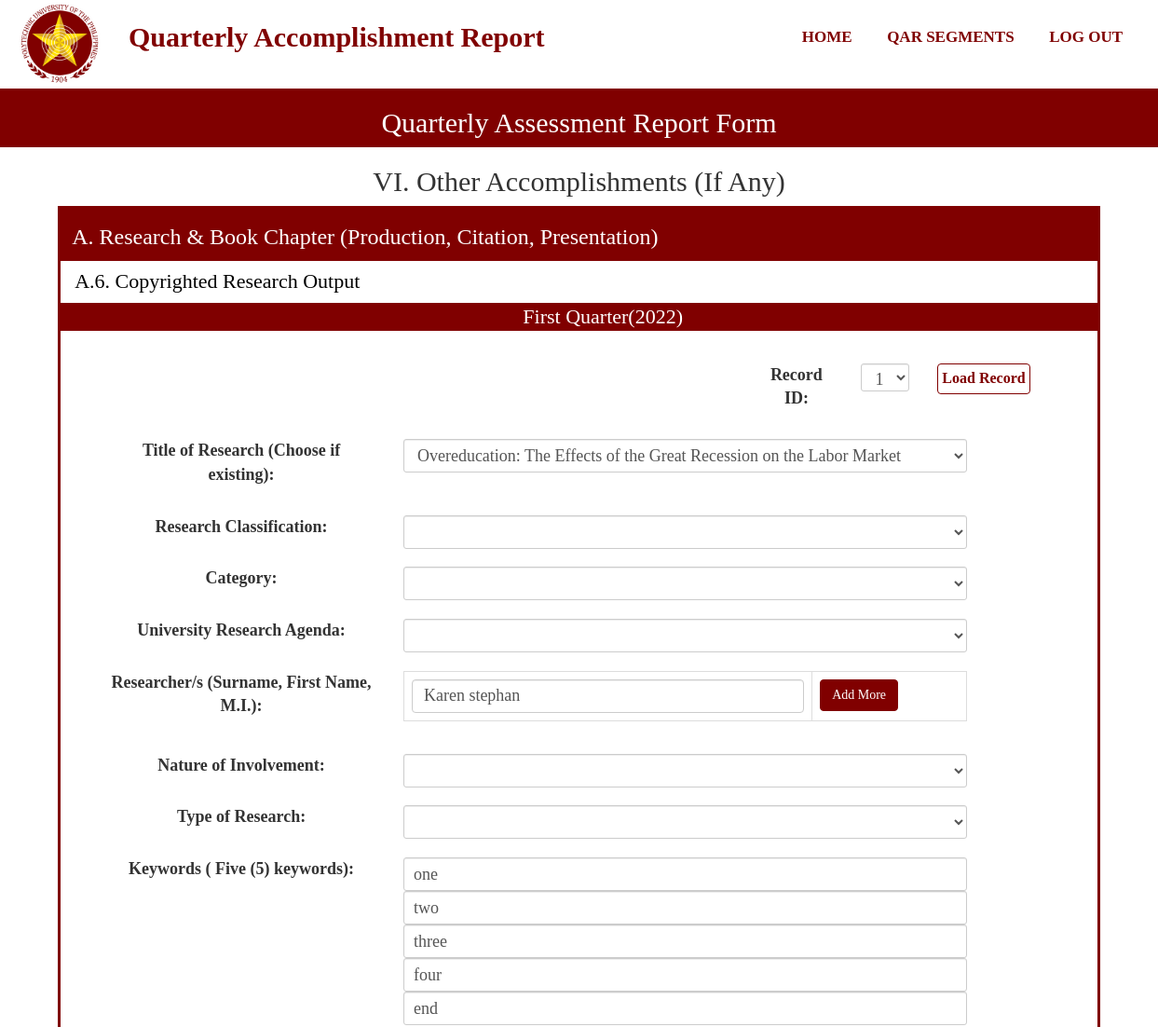
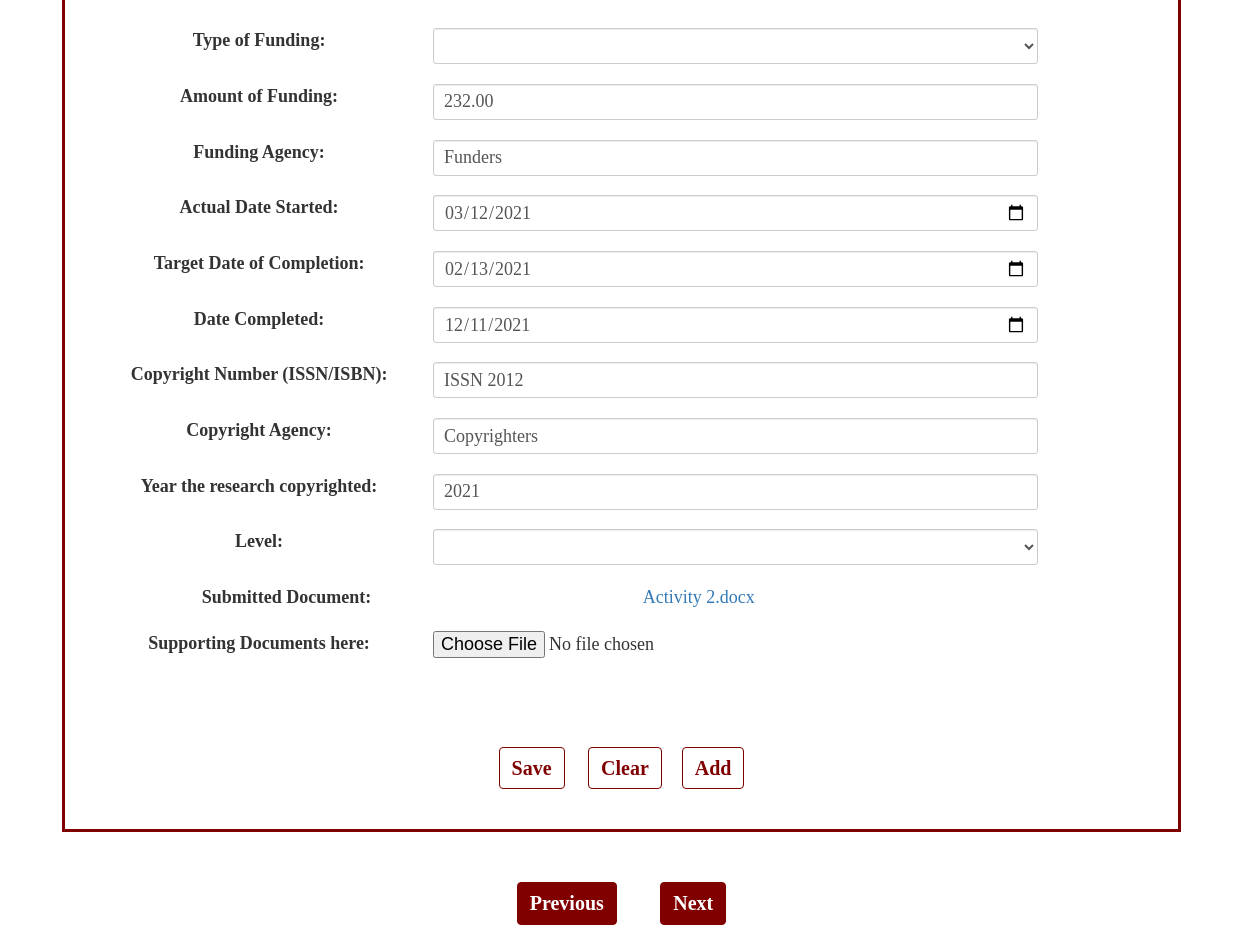
Page /CopyrightedOutput.php?Record=1 (signed in) on the committed database (2 pictures, top to bottom).
### tables this page shows
CREATE TABLE `quarter` (
  `QuarterId` bigint(11) NOT NULL,
  `QuarterPart` varchar(50) NOT NULL,
  `QuarterStart` date NOT NULL,
  `QuarterEnd` date NOT NULL,
  `QuarterProgress` varchar(50) NOT NULL,
  `YearId` bigint(20) NOT NULL
);

CREATE TABLE `schoolyear` (
  `YearId` bigint(20) NOT NULL,
  `SchoolYear` varchar(50) NOT NULL
);

CREATE TABLE `user` (
  `UserId` bigint(20) NOT NULL,
  `UserName` varchar(50) NOT NULL,
  `UserPassword` varchar(20) NOT NULL,
  `UserLevel` varchar(20) NOT NULL,
  `RealName` varchar(50) NOT NULL,
  `College` varchar(50) NOT NULL,
  `Faculty_id` bigint(20) NOT NULL,
  `UserEmail` varchar(100) NOT NULL,
  `code` int(11) NOT NULL,
  `UserPhoto` varchar(100) NOT NULL
);

CREATE TABLE `copyrightedoutput` (
  `CoId` bigint(20) NOT NULL,
  `SubmissionId` bigint(20) NOT NULL,
  `CoClass` varchar(100) NOT NULL,
  `CoCategory` varchar(100) NOT NULL,
  `CoAgenda` varchar(100) NOT NULL,
  `CoTitle` varchar(100) NOT NULL,
  `CoInvolve` varchar(100) NOT NULL,
  `CoType` varchar(100) NOT NULL,
  `CoFundType` varchar(100) NOT NULL,
  `CoFundAmount` varchar(100) NOT NULL,
  `CoFundAgency` varchar(100) NOT NULL,
  `CoDateStart` date NOT NULL,
  `CoDateTarget` date NOT NULL,
  `CoDateCompleted` date NOT NULL,
  `CoCopyrightNum` varchar(100) NOT NULL,
  `CoCopyrightAgency` varchar(100) NOT NULL,
  `CoCopyrightYear` varchar(100) NOT NULL,
  `CoLevel` varchar(100) NOT NULL,
  `CoFilename` varchar(100) NOT NULL,
  `CoTempName` varchar(100) NOT NULL,
  `RevStat` int(11) NOT NULL
);

CREATE TABLE `co_name` (
  `CoNameId` bigint(20) NOT NULL,
  `CoId` bigint(20) NOT NULL,
  `CoName` varchar(100) NOT NULL
);

CREATE TABLE `co_keywords` (
  `CoKeywordsId` bigint(20) NOT NULL,
  `CoId` bigint(20) NOT NULL,
  `CoKeywords` varchar(100) NOT NULL
);

### CopyrightedOutput.php (the view, shortened to what the rows shown need)
<?php
include("connection.php");
include("functions.php");
include("navbar.php");
$user_data = check_login($con);
$test = $user_data['UserId'];
$resul = $con->query("SELECT CoId FROM copyrightedoutput WHERE SubmissionId = (SELECT SubmissionId FROM submission WHERE UserId = '$test' AND (SubmissionStatus = 'Ongoing' OR SubmissionStatus = 'Submitted') AND QuarterId = (SELECT QuarterId FROM quarter WHERE QuarterProgress='Ongoing')) ORDER BY CoId DESC");
$quarter = $con->query("SELECT QuarterPart FROM quarter WHERE QuarterProgress = 'Ongoing'");
$quarteryear = $con->query("SELECT SchoolYear FROM schoolyear WHERE YearId = (SELECT YearId FROM quarter WHERE QuarterProgress = 'Ongoing')");
while($qu = $quarter->fetch_assoc())
{
    $q = $qu['QuarterPart'];
}
while($quy = $quarteryear->fetch_assoc())
{
    $qy = $quy['SchoolYear'];
}
?>
<section id="inner-headline">
    <div class="container">
        <div class="row">
            <div class="col-lg-12">
                <h2 class="pageTitle">Quarterly Assessment Report Form</h2>
            </div>
        </div>
    </div>
</section>
<section id="Form-banner">
    <div class="container">
        <div class="row">
            <div class="col-lg-12">
                <h2 class="pageTitle">VI. Other Accomplishments (If Any)</h2>
            </div>
        </div>
    </div>
</section>
<section id="part-banner">
    <div class="container">
        <div class="row">
            <div class="col-lg-12">
            <h4 style="margin:0 auto; padding:0; text-align:center;" class="pageTitle"><?php echo $q; echo "($qy)";?></h4>
            </div>
        </div>
    </div>
</section>
<div class="Form-Group1">
    <form action="" method="GET">
        <div class="form-group">
            <div class="col-md-4"style="margin:15px; float:right;">
                <div class="col-lg-3">
                <select class="form-control input-sm" name="Record" id="Record">
                    <?php
                            if($resul->num_rows == 0)
                            {
                                echo "<option value=''>1</option>";
                            }
                        ?>
                    </select>
                </div>
            </div>
        </div>
    </form>
    <form name="actorInsert" onSubmit="return ValidateActInsert()" action="Insert/CopyrightedOutputInsert.php" method="POST" enctype="multipart/form-data">
        <?php
            $class = null;
            $category = null;
            $agenda = null;
            $involve = null;
            $type = null;
            $fundtype = null;
            $fundamount = null;
            $fundagency = null;
            $datestart = null;
            $datetarget = null;
            $datecomplete = null;
            $copyrightnum = null;
            $copyrightagency = null;
            $copyrightyear = null;
            $level = null;
            $file = null;
            if(isset($_GET['Record']))
            {
                $stat = ("UPDATE addstat SET stat = 0 WHERE id = 1");
                mysqli_query($con,$stat);
                $record = $_GET['Record'];
            }
            $query = "SELECT * FROM copyrightedoutput WHERE CoId = '$record'";
            $query_run = mysqli_query($con,$query);
            $tracker = mysqli_num_rows($query_run);
            if(mysqli_num_rows($query_run)>0)
            {
                foreach($query_run as $row)
                {
                    $class =  $row['CoClass'];
                    $category =  $row['CoCategory'];
                    $agenda =  $row['CoAgenda'];
                    $involve =  $row['CoInvolve'];
                    $type =  $row['CoType'];
                    $fundtype =  $row['CoFundType'];
                    $fundamount =  $row['CoFundAmount'];
                    $fundagency =  $row['CoFundAgency'];
                    $datestart = $row['CoDateStart'];
                    $datetarget = $row['CoDateTarget'];
                    $datecomplete = $row['CoDateCompleted'];
                    $copyrightnum = $row['CoCopyrightNum'];
                    $copyrightagency = $row['CoCopyrightAgency'];
                    $copyrightyear = $row['CoCopyrightYear'];
                    $level = $row['CoLevel'];
                    $file = $row['CoTempName'];
                    $original = $row['CoFilename'];
                }
            }
        ?>
        <div class="form-group">
            <div class="col-md-11">
                <div class="col-md-8">
                    <select class="form-control input-sm" name="class" id="Classificationeditable1" value="<?php echo $class; ?>" minlength='3' maxlength='80' required>
                        <option value=""></option>
                        <option value="Program" >Program</option>
                    </select>
                </div>
            </div>
        </div>
        <div class="form-group">
            <div class="col-md-11">
                <div class="col-md-8">
                    <select class="form-control input-sm" name="category" id="Categoryeditable" value="<?php echo $category; ?>" minlength='3' maxlength='80' required>
                        <option value=""></option>
                        <option value="Poverty" >Research</option>
                    </select>
                </div>
            </div>
        </div>
        <div class="form-group">
            <div class="col-md-11">
                <div class="col-md-8">
                    <select class="form-control input-sm" name="agenda" id="Agendaeditable1" value="<?php echo $agenda; ?>" minlength='3' maxlength='100' required>
                        <option value=""></option>
                        <option value="Poverty" >Poverty Reduction</option>
                    </select>
                </div>
            </div>
        </div>
        <div class="form-group">
            <div class="col-md-11">
                <div class="col-md-8">
                    <table class="table table-bordered" id="dynamic_field">
                        <tr>
                            <?php
                            if($tracker>0)
                            {
                                $c=0;
                                $fecthname = $con->query("SELECT CoName FROM co_name WHERE CoId = '$record'");
                                while($var = $fecthname->fetch_assoc())
                                {
                                    $researchersname = $var['CoName'];
                                    if($c==0)
                                    {
                                        echo "  <td><input value = '".$researchersname."' type='text' name='name[]' placeholder='Enter Name' class='form-control name_list' minlength='5' maxlength='80' required/></td>
                                        <td><button type='button' name='add1' id='add1' class='btn btn-success'>Add More</button></td>";
                                    }
                                    else
                                    {
                                        echo '<tr id="row'.$c.'"><td><input type="text" value="'.$researchersname.'" name="name[]" placeholder="Enter Name" class="form-control name_list" minlength="5" maxlength="80"  /></td><td><button type="button" name="remove" id='.$c.' class="btn btn-danger btn_remove">X</button></td></tr>';
                                    }
                                    $c++;
                                }
                            }
                            ?>
                        </tr>
                    </table>
                </div>
            </div>
        </div>
        <div class="form-group">
            <div class="col-md-11"style="margin-bottom:15px;">
                <div class="col-md-8">
                    <select class="form-control input-sm" name="involve" id="Involvementeditable1" value="<?php echo $involve; ?>" minlength='3' maxlength='80' required>
                        <option value=""></option>
                        <option value="Independent" >Independent Researcher</option>
                    </select>
                </div>
            </div>
        </div>
        <div class="form-group">
            <div class="col-md-11">
                <div class="col-md-8">
                    <select class="form-control input-sm" name="type" id="Typeeditable1" value="<?php echo $type; ?>" minlength='3' maxlength='100' required>
                        <option value=""></option>
                        <option value="Basic" >Basic Research </option>
                    </select>
                </div>
            </div>
        </div>
        <div class="form-group">
            <div class="col-md-11">
                <div class="col-md-8" style="margin-bottom:15px;">
                    <?php
                        if(mysqli_num_rows($query_run)>0)
                        {
                            $fecthwords = $con->query("SELECT CoKeywords FROM co_keywords WHERE CoId = '$record'");
                            while($rows = $fecthwords->fetch_assoc())
                            {
                                $words = $rows['CoKeywords'];
                                echo "<input name = 'keyword[]' class='form-control input-sm' type='text' value='".$words."'  onkeyup='javascript:capitalize(this.id, this.value);' autocomplete='off' minlength='3' maxlength='20' required>";
                            }
                        }
                    ?>
                </div>
            </div>
        </div>
        <div class="form-group">
            <div class="col-md-11" style="margin-bottom:15px;">
                <div class="col-md-8">
                    <select class="form-control input-sm" name="fundtype" id="Fundeditable1" value="<?php echo $fundtype; ?>" minlength='3' maxlength='80' required>
                        <option value=""></option>
                        <option value="University" >University Funded</option>
                    </select>
                </div>
            </div>
        </div>
        <div class="form-group">
            <div class="col-md-11"style="margin-bottom:15px;">
                <div class="col-md-8">
                    <input name="fundamount" class="form-control input-sm" placeholder="" type="number" step="0.01" value="<?php echo $fundamount; ?>"  onkeyup="javascript:capitalize(this.id, this.value);" autocomplete="off" required>
                </div>
            </div>
        </div>
        <div class="form-group">
            <div class="col-md-11"style="margin-bottom:15px;">
                <div class="col-md-8">
                    <input name="fundagency" class="form-control input-sm" placeholder="" type="text" minlength='3' maxlength='80' value="<?php echo $fundagency; ?>"  onkeyup="javascript:capitalize(this.id, this.value);" autocomplete="off">
                </div>
            </div>
        </div>
        <div class="form-group">
            <div class="rows">
                <div class="col-md-11">
                    <div class="col-md-8">
                        <input name="datestart" class="form-control input-sm" placeholder="" type="date" value="<?php echo $datestart;?>"  onkeyup="javascript:capitalize(this.id, this.value);" autocomplete="off" required>
                    </div>
                </div>
            </div>
        </div>
        <div class="form-group">
            <div class="rows">
                <div class="col-md-11">
                    <div class="col-md-8">
                        <input name="datetarget" class="form-control input-sm" placeholder="" type="date" value="<?php echo $datetarget;?>"  onkeyup="javascript:capitalize(this.id, this.value);" autocomplete="off" required>
                    </div>
                </div>
            </div>
        </div>
        <div class="form-group">
            <div class="rows">
                <div class="col-md-11">
                    <div class="col-md-8">
                        <input name="datecomplete" class="form-control input-sm" placeholder="" type="date" value="<?php echo $datecomplete;?>"  onkeyup="javascript:capitalize(this.id, this.value);" autocomplete="off" required>
                    </div>
                </div>
            </div>
        </div>
        <div class="form-group">
            <div class="col-md-11"style="margin-bottom:15px;">
                <div class="col-md-8">
                    <input name="copyrightnum" class="form-control input-sm" placeholder="" type="text" value="<?php echo $copyrightnum; ?>"  onkeyup="javascript:capitalize(this.id, this.value);" autocomplete="off">
                </div>
            </div>
        </div>
        <div class="form-group">
            <div class="col-md-11"style="margin-bottom:15px;">
                <div class="col-md-8">
                    <input name="copyrightagency" class="form-control input-sm" placeholder="" minlength='3' maxlength='80' type="text" value="<?php echo $copyrightagency; ?>" onkeyup="javascript:capitalize(this.id, this.value);" autocomplete="off">
                </div>
            </div>
        </div>
        <div class="form-group">
            <div class="col-md-11"style="margin-bottom:15px;">
                <div class="col-md-8">
                    <input name="copyrightyear" class="form-control input-sm" placeholder="" type="number" value="<?php echo $copyrightyear; ?>"  onkeyup="javascript:capitalize(this.id, this.value);" autocomplete="off">
                </div>
            </div>
        </div>
        <div class="form-group">
            <div class="col-md-11"style="margin-bottom:15px;">
                <div class="col-md-8">
                    <select class="form-control input-sm" name="level" id="Leveleditable" minlength='3' maxlength='80' value="<?php echo $level; ?>">
                        <option value=""></option>
                        <option value="International" >International</option>
                    </select>
                </div>
            </div>
        </div>
        <?php
            if(mysqli_num_rows($query_run)>0)
            {
                $download = 'uploads/'.$file;
                echo "<div class='col-md-11'><label class='col-md-5'>Submitted Document:</label> <a class='col-md-5' href= '".$download."' download>".$original."</a></div>
                <div class='panel-body'>
                    <div class='col-md-11'>
                        <label class='col-md-4'>Supporting Documents here:</label>
                        <input class = 'col-md-7' name='file' type='file' value=''>
                    </div>
                </div>
                ";
            }
        ?>
    </form>
</div>

### rows in the picture
quarter: QuarterPart "First Quarter"
schoolyear: SchoolYear "2022"
copyrightedoutput: fundamount "232.00", fundagency "Funders", datestart "03/12/2021", datetarget "02/13/2021", datecomplete "12/11/2021", copyrightnum "ISSN 2012", copyrightagency "Copyrighters", copyrightyear "2021", CoFilename "Activity 2.docx"
co_name: CoName "Karen stephan"
co_keywords: CoKeywords "one"
co_keywords: CoKeywords "two"
co_keywords: CoKeywords "three"
co_keywords: CoKeywords "four"
co_keywords: CoKeywords "end"

### other values in the picture
form field title "Overeducation: The Effects of the Great Recession on the Labor Market"
